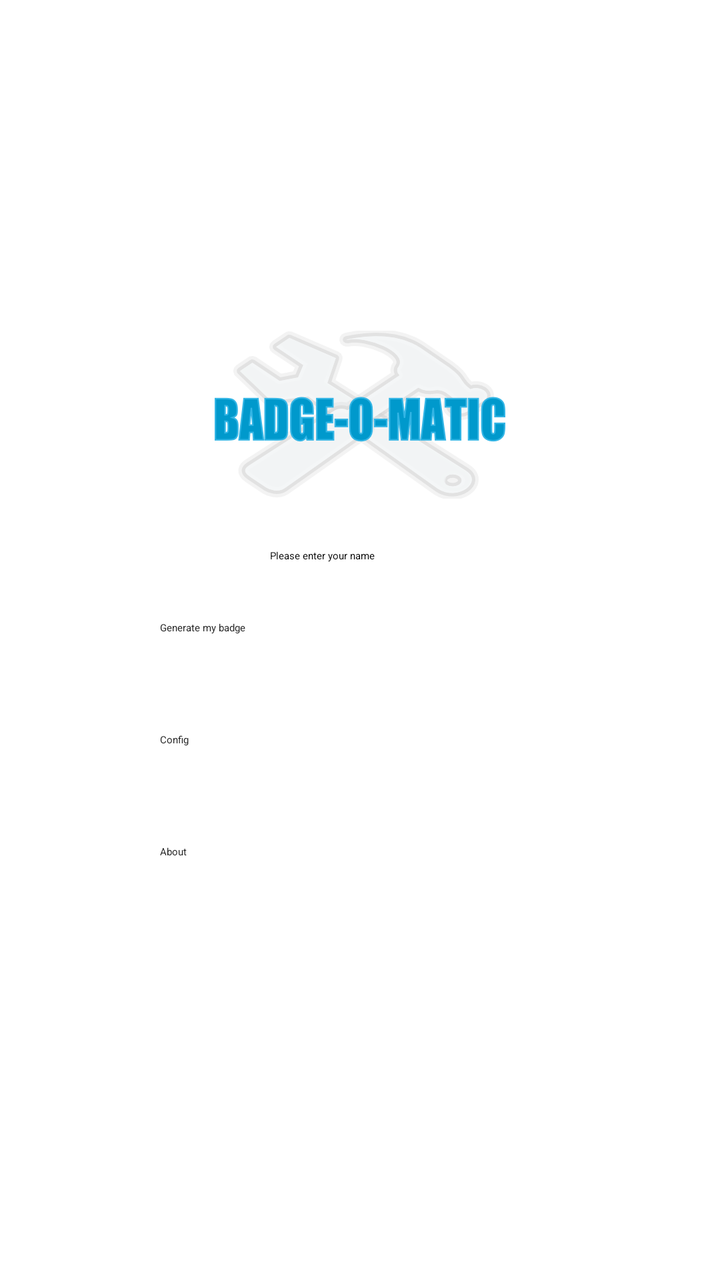
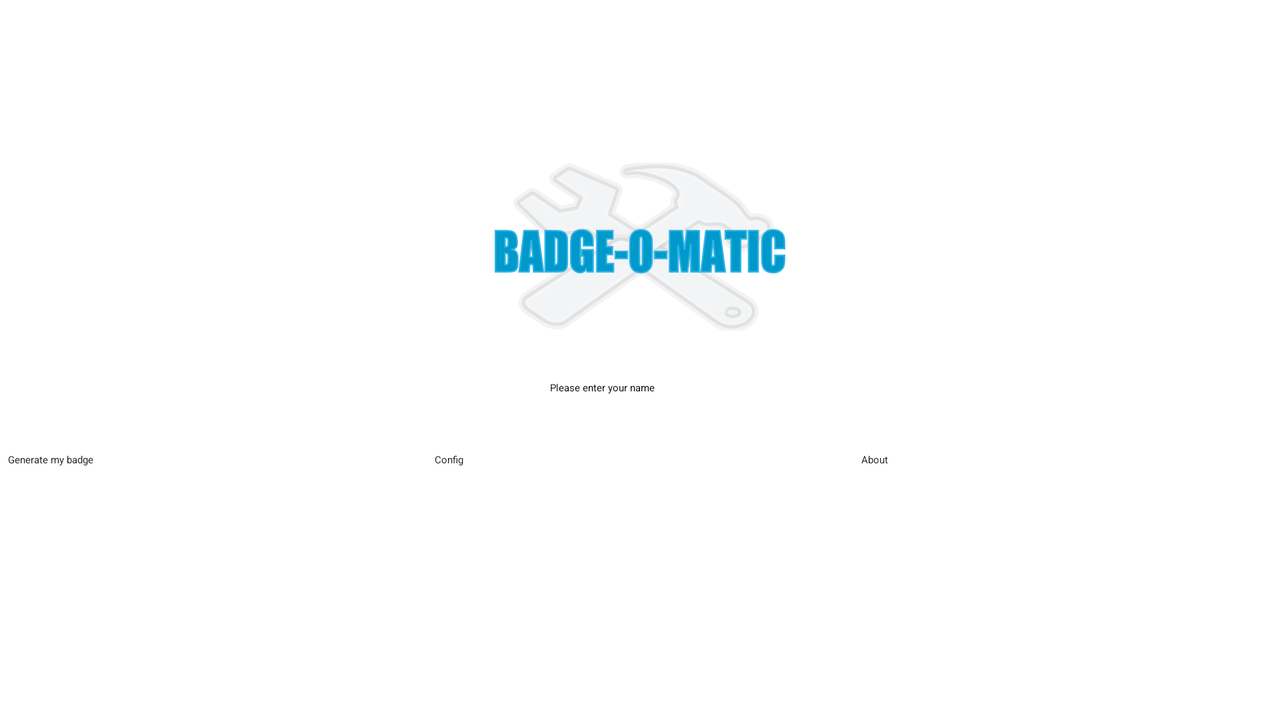

An Android layout and its configuration variant, each rendered on a device that would load it. The default file and the variant file are quoted in full after the pictures.
<!-- AndroidManifest.xml: activity theme Theme.Sherlock.Light -->
<!-- res/layout/activity_main.xml -->
<LinearLayout xmlns:android="http://schemas.android.com/apk/res/android"
    xmlns:tools="http://schemas.android.com/tools"
    android:layout_width="match_parent"
    android:layout_height="match_parent"
    android:gravity="center"
    android:orientation="vertical"
    tools:context=".MainActivity" >

            
     
    <ImageView
        android:id="@+id/badge_img_userPicture"
        android:layout_width="wrap_content"
        android:layout_height="wrap_content"
        android:src="@drawable/logo" android:contentDescription="@string/app_name"/>

    <EditText
        android:id="@+id/main_edt_name"
        android:layout_width="wrap_content"
        android:layout_height="wrap_content"
        android:layout_margin="25dp"
        android:layout_marginBottom="18dp"
        android:ems="15"
        android:hint="@string/activity_main_txt_nameHint"
        android:inputType="textPersonName" />

    <Button
        android:id="@+id/main_bt_submit"
        style="@style/CustomButton"        
        android:text="@string/activity_main_txt_btSubmit" />

    <Button
        android:id="@+id/main_bt_config"
		style="@style/CustomButton"        
        android:text="@string/activity_main_txt_btConfig"
        android:onClick="launchConfigActivity" />

    <Button
        android:id="@+id/main_bt_about"
		style="@style/CustomButton"
		android:text="@string/activity_main_txt_btAbout"
		android:onClick="launchAboutActivity" />

</LinearLayout>
<!-- resources referenced by this layout -->
<resources>
  <!-- drawable logo: png bitmap (drawable-hdpi, 29744 bytes) -->
  <string name="activity_main_txt_btAbout">About</string>
  <string name="activity_main_txt_btConfig">Config</string>
  <string name="activity_main_txt_btSubmit">Generate my badge</string>
  <string name="activity_main_txt_nameHint">Please enter your name</string>
  <string name="app_name">Labo1</string>
  <style name="CustomButton" parent="@android:style/Widget.Button">
          <item name="android:layout_width">wrap_content</item>
          <item name="android:layout_height">wrap_content</item>
          <item name="android:textColor">#202020</item>        
          <item name="android:minWidth">200dp</item>
          <item name="android:minHeight">48dp</item>        
          <item name="android:layout_margin">4dp</item>
      </style>
</resources>
<!-- res/layout-land/activity_main.xml (the repository's variant of the layout above) -->
<!-- drawn on the phone turned sideways -->
<LinearLayout xmlns:android="http://schemas.android.com/apk/res/android"
    xmlns:tools="http://schemas.android.com/tools"
    android:layout_width="match_parent"
    android:layout_height="match_parent"
    android:gravity="center"
    android:orientation="vertical"
    tools:context=".MainActivity" >

            
     
    <ImageView
        android:id="@+id/badge_img_userPicture"
        android:layout_width="wrap_content"
        android:layout_height="wrap_content"
        android:src="@drawable/logo" android:contentDescription="@string/app_name"/>

    <EditText
        android:id="@+id/main_edt_name"
        android:layout_width="wrap_content"
        android:layout_height="wrap_content"
        android:layout_margin="25dp"
        android:layout_marginBottom="18dp"
        android:ems="15"
        android:hint="@string/activity_main_txt_nameHint"
        android:inputType="textPersonName" />

    <LinearLayout
        android:layout_width="match_parent"
        android:layout_height="wrap_content"
        android:orientation="horizontal" >

        <Button
            android:id="@+id/main_bt_submit"
            style="@style/CustomButton"
            android:text="@string/activity_main_txt_btSubmit"
            android:layout_weight=".33" />

        <Button
            android:id="@+id/main_bt_config"
            style="@style/CustomButton"
            android:onClick="launchConfigActivity"
            android:text="@string/activity_main_txt_btConfig"
            android:layout_weight=".33" />

        <Button
            android:id="@+id/main_bt_about"
            style="@style/CustomButton"
            android:onClick="launchAboutActivity"
            android:text="@string/activity_main_txt_btAbout"
            android:layout_weight=".33" />

    </LinearLayout>

</LinearLayout>
